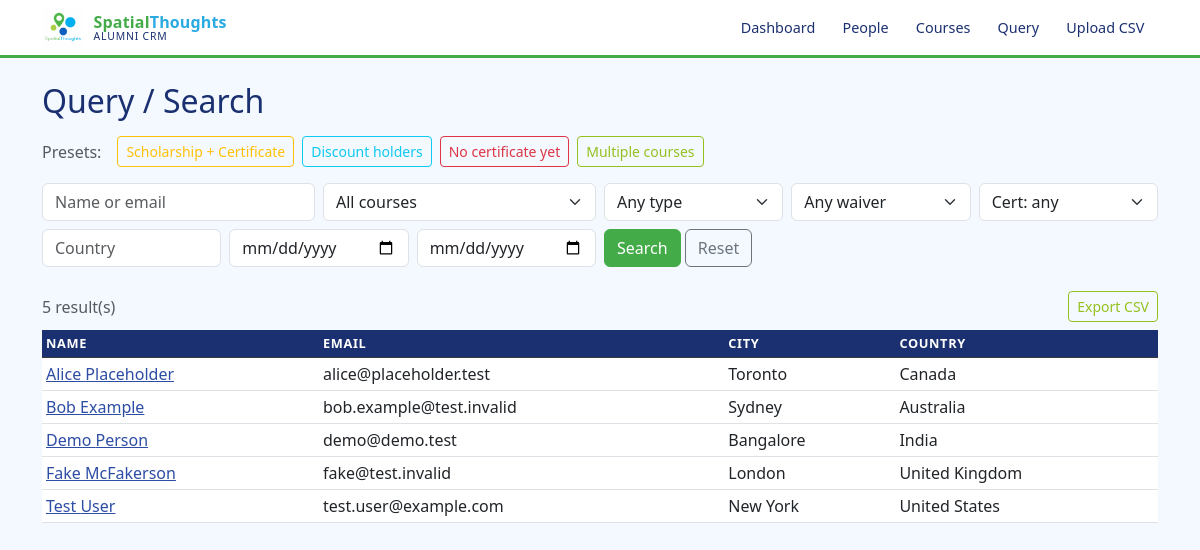
Screenshot of /query with the database file from the repository.
### tables this page shows
CREATE TABLE people (
    id INTEGER PRIMARY KEY,
    first_name TEXT,
    last_name TEXT,
    primary_email TEXT UNIQUE,
    primary_phone TEXT,
    city TEXT,
    country TEXT,
    social_media TEXT,
    notes TEXT,
    organization TEXT
);

### app.py (the view, shortened to what this page needs)
@app.route("/query")
def query():
    database = _db.get_db()
    q = request.args.get("q", "").strip() or None
    course = request.args.get("course", "").strip() or None
    waiver = request.args.get("waiver", "any")
    has_cert = request.args.get("has_cert", "any")
    batch_type = request.args.get("batch_type", "any")
    country = request.args.get("country", "").strip() or None
    start_date_from = request.args.get("start_date_from", "").strip() or None
    start_date_to = request.args.get("start_date_to", "").strip() or None
    export = request.args.get("export", "")
    preset = request.args.get("preset", "")
    if preset == "scholarship_cert":
        waiver = "scholarship"
        has_cert = "yes"
    elif preset == "discount":
        waiver = "discount"
    elif preset == "no_cert":
        has_cert = "no"
    results = _db.search_people(
        database, q=q, course=course, waiver=waiver,
        has_cert=has_cert, batch_type=batch_type, country=country,
        start_date_from=start_date_from, start_date_to=start_date_to,
    )
    courses = database.execute("SELECT id, name FROM courses ORDER BY name").fetchall()
    return render_template(
        "query.html", results=results, courses=courses,
        q=q or "", course=course or "", waiver=waiver,
        has_cert=has_cert, batch_type=batch_type, country=country or "",
        start_date_from=start_date_from or "", start_date_to=start_date_to or "",
        preset=preset,
    )

### db.py (called while the page is built)
def get_db():
    if "db" not in g:
        g.db = sqlite3.connect(
            current_app.config["DATABASE"],
            detect_types=sqlite3.PARSE_DECLTYPES,
        )
        g.db.row_factory = sqlite3.Row
        g.db.execute("PRAGMA foreign_keys = ON")
    return g.db

### templates/query.html (shortened to what this page needs)
{% extends "base.html" %}
{% block content %}
<h2 class="mb-3">Query / Search</h2>
<div class="mb-3 d-flex flex-wrap gap-2">
  <span class="text-muted me-2 align-self-center">Presets:</span>
  <a href="{{ url_for('query') }}?preset=scholarship_cert" class="btn btn-sm {% if preset == 'scholarship_cert' %}btn-warning{% else %}btn-outline-warning{% endif %}">Scholarship + Certificate</a>
  <a href="{{ url_for('query') }}?preset=discount" class="btn btn-sm {% if preset == 'discount' %}btn-info{% else %}btn-outline-info{% endif %}">Discount holders</a>
  <a href="{{ url_for('query') }}?preset=no_cert" class="btn btn-sm {% if preset == 'no_cert' %}btn-danger{% else %}btn-outline-danger{% endif %}">No certificate yet</a>
  <a href="{{ url_for('query') }}?preset=multi_course" class="btn btn-sm {% if preset == 'multi_course' %}btn-success{% else %}btn-outline-success{% endif %}">Multiple courses</a>
</div>
<form method="get" class="row g-2 mb-4">
  <div class="col-md-3">
    <input type="text" name="q" class="form-control" placeholder="Name or email" value="{{ q }}">
  </div>
  <div class="col-md-3">
    <select name="course" class="form-select">
      <option value="">All courses</option>
    </select>
  </div>
  <div class="col-md-2">
    <select name="batch_type" class="form-select">
      <option value="any" {% if batch_type == 'any' %}selected{% endif %}>Any type</option>
    </select>
  </div>
  <div class="col-md-2">
    <select name="waiver" class="form-select">
      <option value="any" {% if waiver == 'any' %}selected{% endif %}>Any waiver</option>
    </select>
  </div>
  <div class="col-md-2">
    <select name="has_cert" class="form-select">
      <option value="any" {% if has_cert == 'any' %}selected{% endif %}>Cert: any</option>
    </select>
  </div>
  <div class="col-md-2">
    <input type="text" name="country" class="form-control" placeholder="Country" value="{{ country }}">
  </div>
  <div class="col-md-2">
    <input type="date" name="start_date_from" class="form-control" placeholder="Start from" value="{{ start_date_from }}">
  </div>
  <div class="col-md-2">
    <input type="date" name="start_date_to" class="form-control" placeholder="Start to" value="{{ start_date_to }}">
  </div>
  <div class="col-auto">
    <button type="submit" class="btn btn-primary">Search</button>
    <a href="{{ url_for('query') }}" class="btn btn-outline-secondary">Reset</a>
  </div>
</form>
{% if results is defined %}
<div class="d-flex justify-content-between align-items-center mb-2">
  <p class="text-muted mb-0">{{ results|length }} result(s)</p>
  {% if results %}
  <a href="{{ request.url }}&export=1" class="btn btn-sm btn-outline-success">Export CSV</a>
  {% endif %}
</div>
<div class="table-responsive">
<table class="table table-hover table-sm">
  <thead class="table-dark">
    <tr>
      <th>Name</th>
      <th>Email</th>
      <th>City</th>
      <th>Country</th>
    </tr>
  </thead>
  <tbody>
    {% for p in results %}
    <tr>
      <td><a href="{{ url_for('person', pid=p.id) }}">{{ p.first_name }} {{ p.last_name }}</a></td>
      <td>{{ p.primary_email }}</td>
      <td>{{ p.city or '' }}</td>
      <td>{{ p.country or '' }}</td>
    </tr>
    {% else %}
    <tr><td colspan="4" class="text-center text-muted">No results.</td></tr>
    {% endfor %}
  </tbody>
</table>
</div>
{% endif %}
{% endblock %}

### static/style.css (style rules this page uses)
:root { --st-green: #43AC48; --st-lime: #95C11F; --st-sky: #29ABE2; --st-navy: #2D4DA5; --st-dark: #1a3070; --st-light: #f4f8ff; }
body { background-color: var(--st-light); color: #222; }
a { color: var(--st-navy); }
.btn-primary { background-color: var(--st-green); border-color: var(--st-green); color: #fff; }
.btn-outline-success { color: var(--st-lime); border-color: var(--st-lime); }
.table td, .table th { vertical-align: middle; }
.table-dark { background-color: var(--st-dark) !important; }
thead.table-dark th { background-color: var(--st-dark); color: #fff; font-size: 0.8rem; text-transform: uppercase; letter-spacing: 0.05em; }
h2, h3, h5 { color: var(--st-dark); }

### rows the page displays
people: first_name "Alice", last_name "Placeholder", primary_email "alice@placeholder.test", city "Toronto", country "Canada"
people: first_name "Bob", last_name "Example", primary_email "bob.example@test.invalid", city "Sydney", country "Australia"
people: first_name "Demo", last_name "Person", primary_email "demo@demo.test", city "Bangalore", country "India"
people: first_name "Fake", last_name "McFakerson", primary_email "fake@test.invalid", city "London", country "United Kingdom"
people: first_name "Test", last_name "User", primary_email "test.user@example.com", city "New York", country "United States"

### other values shown
{{ results|length }} "5"
